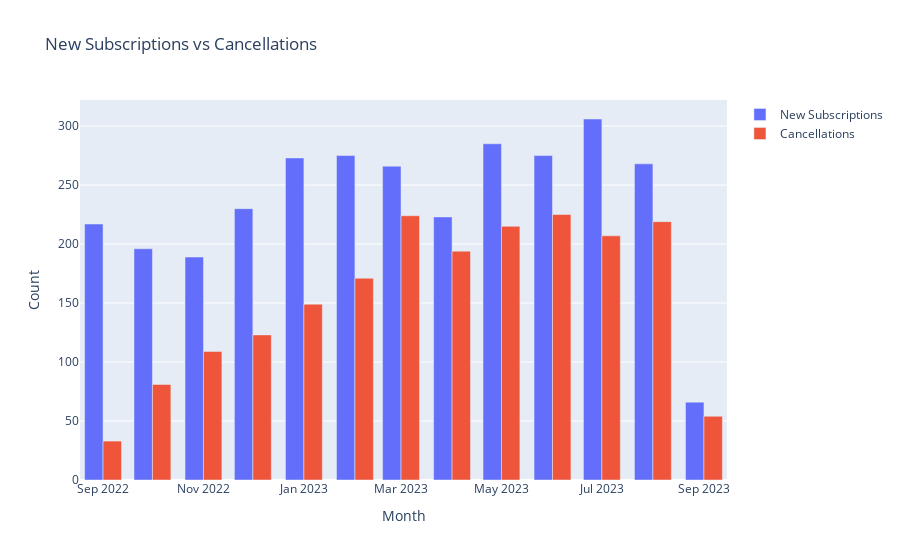

This figure's notebook cell:
### Code cell
# 4. new vs canceled comparison
fig = go.Figure()
fig.add_trace(go.Bar(x=trends['month'], y=trends['new_subs'], name='New Subscriptions', marker_color='#636EFA'))
fig.add_trace(go.Bar(x=trends['month'], y=trends['cancellations'], name='Cancellations', marker_color='#EF553B'))
fig.update_layout(title='New Subscriptions vs Cancellations', barmode='group',
                  xaxis_title='Month', yaxis_title='Count')
fig.update_traces(textposition='outside')
fig.show()

### Figure 1 — Plotly figure (JSON) as saved in the notebook; plotly's stock layout.template omitted (floating-point values rounded to 4 significant figures)
{"data": [{"marker": {"color": "#636EFA"}, "name": "New Subscriptions", "textposition": "outside", "type": "bar", "x": ["2022-09", "2022-10", "2022-11", "2022-12", "2023-01", "2023-02", "2023-03", "2023-04", "2023-05", "2023-06", "2023-07", "2023-08", "2023-09"], "y": [217, 196, 189, 230, 273, 275, 266, 223, 285, 275, 306, 268, 66]}, {"marker": {"color": "#EF553B"}, "name": "Cancellations", "textposition": "outside", "type": "bar", "x": ["2022-09", "2022-10", "2022-11", "2022-12", "2023-01", "2023-02", "2023-03", "2023-04", "2023-05", "2023-06", "2023-07", "2023-08", "2023-09"], "y": [33, 81, 109, 123, 149, 171, 224, 194, 215, 225, 207, 219, 54]}], "layout": {"barmode": "group", "title": {"text": "New Subscriptions vs Cancellations"}, "xaxis": {"title": {"text": "Month"}}, "yaxis": {"title": {"text": "Count"}}}}
